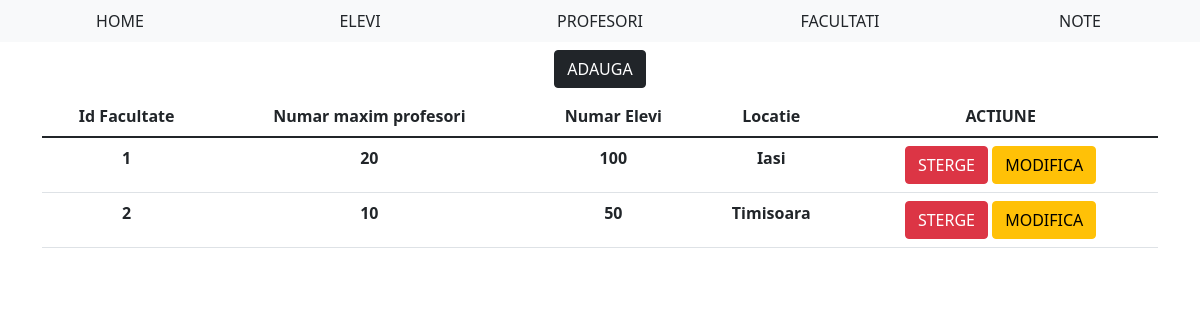
The app's page /facultati with its own data.
### tables this page shows
CREATE TABLE FACULTATI(ID_FACULTATE INTEGER PRIMARY KEY, NR_MAXIM_PROFESORI INTEGER, NR_ELEVI INTEGER, LOCATIE TEXT);

### WebSite/routes.py (the view)
@app.route("/<string:table>")
def view_data(table: str):
    try:
        data: list = []
        if table.upper() in ("ELEVI", "PROFESORI", "CATALOAGE", "FACULTATI"):
            with sql.connect(DATABASE_NAME) as conn:
                c = conn.cursor()
                c.execute("PRAGMA foreign_keys = ON")
                c.execute(f"select * from {table.capitalize()}")
                data = c.fetchall()
        return render_template("view_data.html", type=table, data=data)
    except:
        flash(f"Nu s-a putut deschde tabela {table}", 'warning')
        return redirect('/')

### WebSite/templates/view_data.html (shortened to what this page needs)
{% extends 'base.html' %}
{% block body %}
<div class="container text-center">
    <a class="btn btn-dark mt-2 mb-2" href="/adaugare/{{type}}">ADAUGA</a>
    <table class="table">
        <thead>
            <tr>
                {% if type == "facultati" %}
                    <th>Id Facultate</th>
                    <th>Numar maxim profesori</th>
                    <th>Numar Elevi</th>
                    <th>Locatie</th>
                {% endif %}
                <th>ACTIUNE</th>
            </tr>
        </thead>
        <tbody>
            {% for table_entry in data %}
                <tr>
                    {% for entry in table_entry %}
                        <th>{{entry}}</th>
                    {% endfor %}
                    <th>
                        <a class="btn btn-danger" href="sterge/{{type}}/{{table_entry[0]}}">STERGE</a>
                        <a class="btn btn-warning" href="modifica/{{type}}/{{table_entry[0]}}">MODIFICA</a>
                    </th>
                </tr>
            {% endfor %}
        </tbody>
    </table>
</div>
{% endblock %}

### records on screen
FACULTATI: table_entry "1" "20" "100", LOCATIE "Iasi"
FACULTATI: table_entry "2" "10" "50", LOCATIE "Timisoara"
